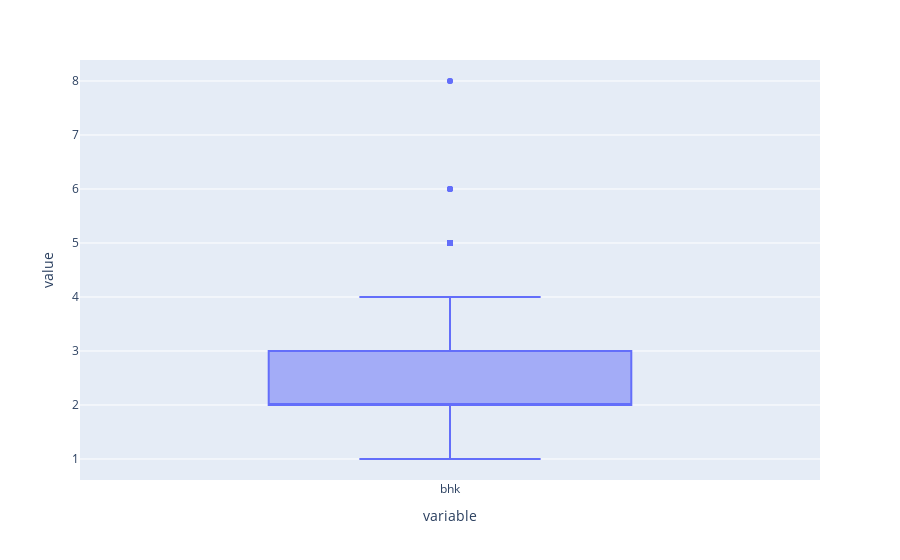

The notebook cell this image was saved under:
### Code cell
px.box(data['bhk'])

### Figure 1 — Plotly figure (JSON) as saved in the notebook; plotly's stock layout.template omitted (floating-point values rounded to 4 significant figures; data arrays with more than 128 entries replaced by an {"elided": "..."} marker saying what was removed)
{"data": [{"alignmentgroup": "True", "hovertemplate": "variable=%{x}<br>value=%{y}<extra></extra>", "legendgroup": "", "marker": {"color": "#636efa"}, "name": "", "notched": false, "offsetgroup": "", "orientation": "v", "showlegend": false, "type": "box", "x": {"elided": "2620 str values"}, "x0": " ", "xaxis": "x", "y": {"elided": "2620 int values"}, "y0": " ", "yaxis": "y"}], "layout": {"autosize": true, "boxmode": "group", "legend": {"tracegroupgap": 0}, "margin": {"t": 60}, "xaxis": {"anchor": "y", "autorange": true, "domain": [0, 1], "range": [-0.5, 0.5], "title": {"text": "variable"}, "type": "category"}, "yaxis": {"anchor": "x", "autorange": true, "domain": [0, 1], "range": [0.6111, 8.389], "title": {"text": "value"}, "type": "linear"}}}
